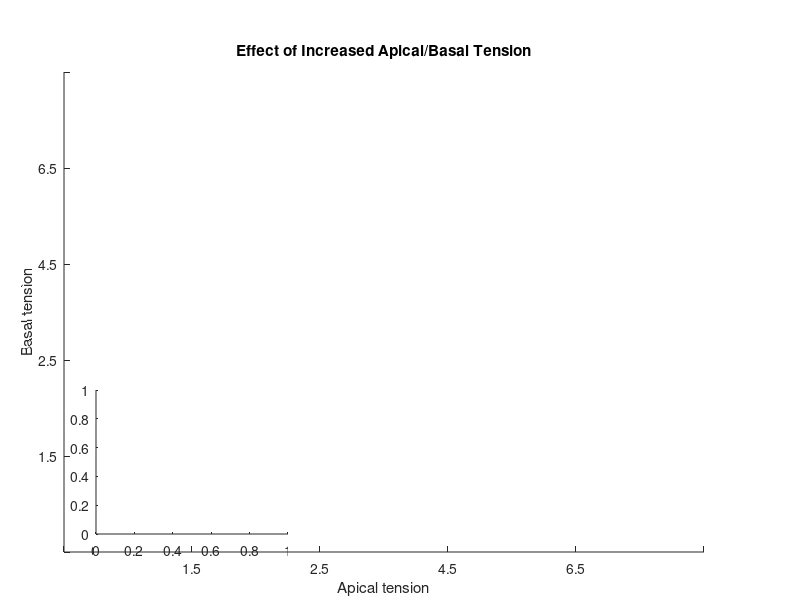

Write MATLAB code to recreate this figure. (Note: this script raises an error after producing the figure.)
clear all
clc
w = 0.2; % width of xyticks
W = 0.8; % width of parent axes;
Lines = 4;
Columns = 4;
figure
axes('position',[0.08 0.08 W W])
xticks(0:w:1)
xticklabels({'','1.5','2.5','4.5', '6.5', ''})
yticks(0:w:1)
yticklabels({'','1.5','2.5','4.5', '6.5', ''})
xlabel('Apical tension')
ylabel('Basal tension')
title('Effect of Increased Apical/Basal Tension')
%axis('square')
p = get(gca,'position');

%% load data
namelist = dir('a*b*g2.5.mat');
l = length(namelist);
P = cell(1,l);

%% plot data
idx = 1;
for i = 1:Lines
    for j = 1:Columns
        h = axes('parent',gcf,'position',[p(1)+w*W*(j-1/2)-0.04 p(2)+w*W*(i-0.5)-0.05 1.5*w*W 1.5*w*W]);
        p1 = get(gca,'position');
        filename = namelist(idx).name;
        P{idx} = load(filename,'pos');
        drawfig(gca,P{idx}.pos);
        % box off
        axis off
        xticks('');
        yticks('');
        idx = idx + 1;
    end
end